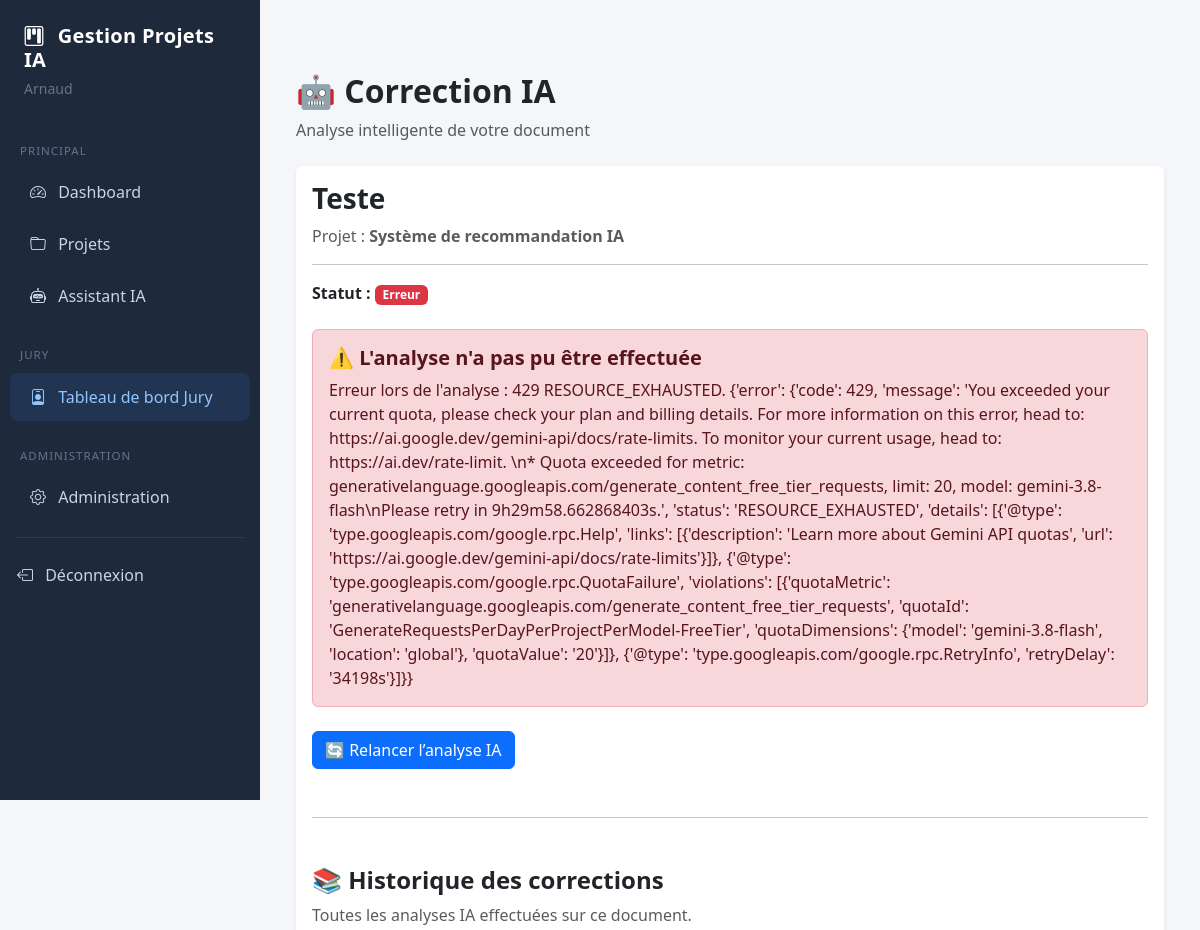
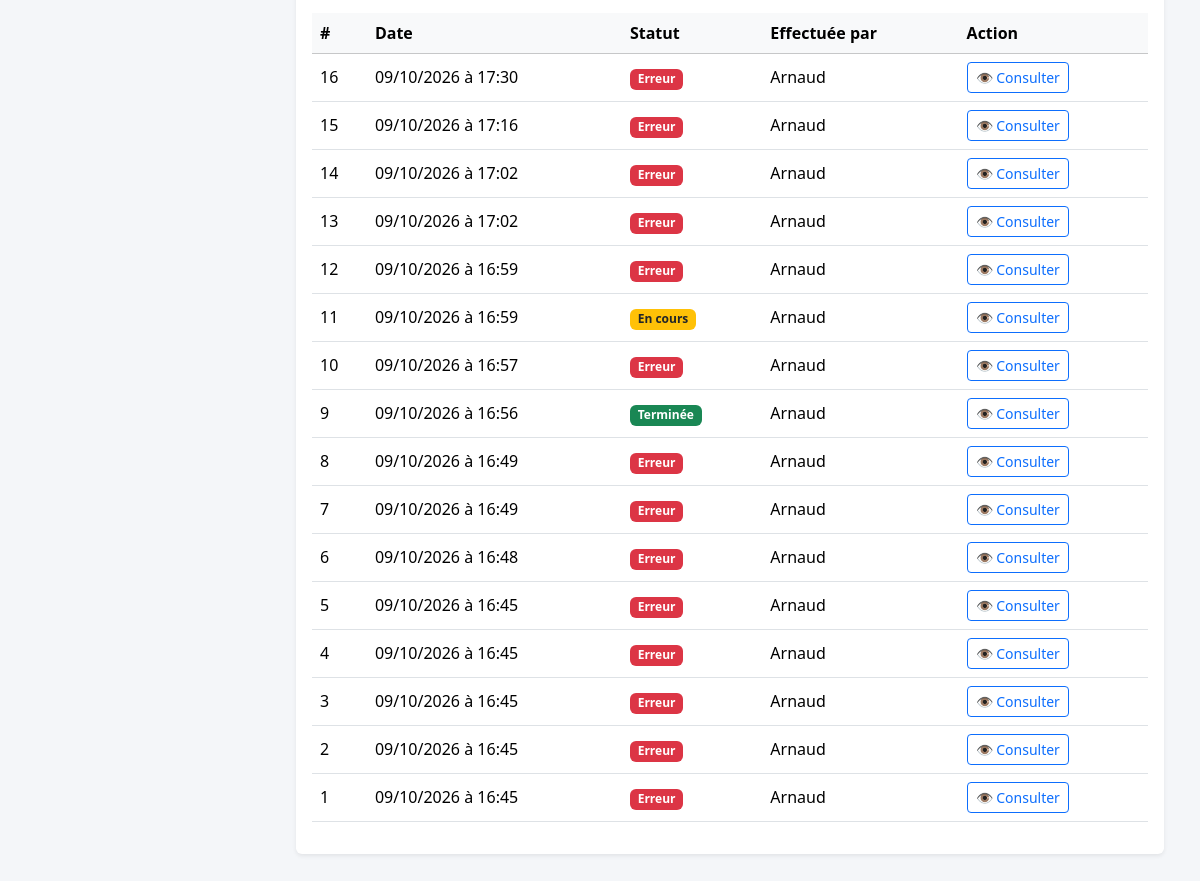
The app's page /correction-ia/document/1/ (signed in) with its own data (2 pictures, top to bottom).
### accounts/models.py (models this page shows, shortened)
class User(AbstractUser):
    class Role(models.TextChoices):
        ADMIN = "ADMIN", "Administrateur"
        ENSEIGNANT = "ENSEIGNANT", "Enseignant"
        ETUDIANT = "ETUDIANT", "Étudiant"
        JURY = "JURY", "Jury"
    role = models.CharField(
        max_length=20,
        choices=Role.choices,
        default=Role.ETUDIANT
    )
    telephone = models.CharField(max_length=20, blank=True, null=True)
    photo = models.ImageField(upload_to="photos/", blank=True, null=True)
    @property
    def is_admin(self):
        return self.role == self.Role.ADMIN or self.is_superuser

### documents/models.py (models this page shows, shortened)
class Document(models.Model):
    class TypeDocument(models.TextChoices):
        CAHIER = "CAHIER", "Cahier des charges"
        RAPPORT = "RAPPORT", "Rapport"
        PRESENTATION = "PRESENTATION", "Présentation"
        CODE = "CODE", "Code source"
        AUTRE = "AUTRE", "Autre"
    class Statut(models.TextChoices):
        DEPOSE = "DEPOSE", "Déposé"
        EN_COURS = "EN_COURS", "En cours de validation"
        VALIDE = "VALIDE", "Validé"
        REFUSE = "REFUSE", "Refusé"
    titre = models.CharField(max_length=255)
    fichier = models.FileField(upload_to="documents/%Y/%m/")
    type_document = models.CharField(
        max_length=20,
        choices=TypeDocument.choices,
        default=TypeDocument.AUTRE
    )
    statut = models.CharField(
        max_length=20,
        choices=Statut.choices,
        default=Statut.DEPOSE
    )
    projet = models.ForeignKey(
        Projet,
        on_delete=models.CASCADE,
        related_name="documents"
    )
    depose_par = models.ForeignKey(
        settings.AUTH_USER_MODEL,
        on_delete=models.CASCADE,
        related_name="documents_deposes"
    )
    date_depot = models.DateTimeField(auto_now_add=True)
    commentaire = models.TextField(blank=True)

### projets/models.py (models this page shows, shortened)
class Projet(models.Model):
    class Statut(models.TextChoices):
        PROPOSITION = "PROPOSITION", "Proposition"
        VALIDE = "VALIDE", "Validé"
        EQUIPE_AFFECTEE = "EQUIPE_AFFECTEE", "Équipe affectée"
        ENCADRANT_AFFECTE = "ENCADRANT_AFFECTE", "Encadrant affecté"
        EN_COURS = "EN_COURS", "En cours"
        LIVRABLES_SOUMIS = "LIVRABLES_SOUMIS", "Livrables soumis"
        VALIDATION_ENCADRANT = "VALIDATION_ENCADRANT", "Validation encadrant"
        SOUTENANCE = "SOUTENANCE", "Soutenance"
        EVALUE = "EVALUE", "Évalué"
        CLOTURE = "CLOTURE", "Clôturé"
        REFUSE = "REFUSE", "Refusé"
    titre = models.CharField(
        max_length=255
    )
    description = models.TextField()
    objectifs = models.TextField(
        blank=True
    )
    statut = models.CharField(
        max_length=30,
        choices=Statut.choices,
        default=Statut.PROPOSITION
    )
    progression = models.PositiveIntegerField(
        default=0
    )
    score_risque = models.PositiveIntegerField(
        default=0
    )
    date_debut = models.DateField(
        default=timezone.now
    )
    date_fin_prevue = models.DateField(
        null=True,
        blank=True
    )
    date_fin_reelle = models.DateField(
        null=True,
        blank=True
    )
    date_creation = models.DateTimeField(
        auto_now_add=True
    )
    date_modification = models.DateTimeField(
        auto_now=True
    )
    createur = models.ForeignKey(
        settings.AUTH_USER_MODEL,
        on_delete=models.CASCADE,
        related_name="projets_crees"
    )
    encadrant = models.ForeignKey(
        settings.AUTH_USER_MODEL,
        on_delete=models.SET_NULL,
        null=True,
        blank=True,
        related_name="projets_encadres",
        limit_choices_to={
            "role": "ENSEIGNANT"
        }
    )
    class Meta:
        ordering = [
            "-date_creation"
        ]

### correction_ia/models.py (models this page shows, shortened)
class CorrectionIA(models.Model):
    class Statut(models.TextChoices):
        EN_ATTENTE = "EN_ATTENTE", "En attente"
        EN_COURS = "EN_COURS", "En cours"
        TERMINEE = "TERMINEE", "Terminée"
        ERREUR = "ERREUR", "Erreur"
    document = models.ForeignKey(
        Document,
        on_delete=models.CASCADE,
        related_name="corrections_ia"
    )
    effectuee_par = models.ForeignKey(
        settings.AUTH_USER_MODEL,
        on_delete=models.CASCADE,
        related_name="corrections_ia"
    )
    statut = models.CharField(
        max_length=20,
        choices=Statut.choices,
        default=Statut.EN_ATTENTE
    )
    resultat = models.TextField(blank=True)
    date_creation = models.DateTimeField(auto_now_add=True)
    date_modification = models.DateTimeField(auto_now=True)

### correction_ia/views.py (the view)
@login_required
def corriger_document(request, document_id):
    document = get_object_or_404(
        Document,
        pk=document_id
    )
    correction = (
        CorrectionIA.objects
        .filter(document=document)
        .order_by("-date_creation")
        .first()
    )
    if not correction:
        correction = lancer_correction_ia(
            document,
            request.user
        )
    corrections = (
        CorrectionIA.objects
        .filter(document=document)
        .order_by("-date_creation")
    )
    return render(
        request,
        "correction_ia/correction.html",
        {
            "document": document,
            "correction": correction,
            "corrections": corrections,
        }
    )

### templates/correction_ia/correction.html (shortened to what this page needs)
{% extends "base.html" %}
{% block content %}
<div class="container py-5">
    <div class="mb-4">
        <h2 class="fw-bold">🤖 Correction IA</h2>
        <p class="text-muted">
            Analyse intelligente de votre document
        </p>
    </div>
    <div class="card shadow-sm border-0">
        <div class="card-body">
            <h3 class="fw-bold">
                {{ document.titre }}
            </h3>
            <p class="text-muted">
                Projet :
                <strong>
                    {{ document.projet.titre }}
                </strong>
            </p>
            <hr>
            <p>
                <strong>Statut :</strong>
                {% if correction.statut == "TERMINEE" %}
                    <span class="badge bg-success">
                        Terminée
                    </span>
                {% elif correction.statut == "EN_COURS" %}
                    <span class="badge bg-warning text-dark">
                        En cours
                    </span>
                {% elif correction.statut == "ERREUR" %}
                    <span class="badge bg-danger">
                        Erreur
                    </span>
                {% else %}
                    <span class="badge bg-secondary">
                        En attente
                    </span>
                {% endif %}
            </p>
            {% if correction.statut == "TERMINEE" %}
                <div class="mt-4">
                    <h4 class="fw-bold">
                        📊 Résultat de l'analyse
                    </h4>
                    <div class="card bg-light border-0 mt-3">
                        <div class="card-body">
                            <div style="white-space: pre-wrap;">
                                {{ correction.resultat }}
                            </div>
                        </div>
                    </div>
                </div>
            {% elif correction.statut == "ERREUR" %}
                <div class="alert alert-danger mt-4">
                    <h5 class="fw-bold">
                        ⚠️ L'analyse n'a pas pu être effectuée
                    </h5>
                    <p class="mb-0">
                        {{ correction.resultat }}
                    </p>
                </div>
            {% elif correction.statut == "EN_COURS" %}
                <div class="alert alert-info mt-4">
                    ⏳ L'analyse du document est en cours.
                </div>
            {% else %}
                <div class="alert alert-secondary mt-4">
                    L'analyse est en attente.
                </div>
            {% endif %}
            <div class="mt-4">
                <form
                    method="post"
                    action="{% url 'relancer_correction_ia' document.id %}"
                >
                    <button
                        type="submit"
                        class="btn btn-primary"
                    >
                        🔄 Relancer l’analyse IA
                    </button>
                    <hr class="my-5">
<div class="mt-4">
    <h4 class="fw-bold">
        📚 Historique des corrections
    </h4>
    <p class="text-muted">
        Toutes les analyses IA effectuées sur ce document.
    </p>
    {% if corrections %}
        <div class="table-responsive">
            <table class="table table-hover align-middle">
                <thead class="table-light">
                    <tr>
                        <th>#</th>
                        <th>Date</th>
                        <th>Statut</th>
                        <th>Effectuée par</th>
                        <th>Action</th>
                    </tr>
                </thead>
                <tbody>
                    {% for item in corrections %}
                        <tr>
                            <td>
                                {{ item.id }}
                            </td>
                            <td>
                                {{ item.date_creation|date:"d/m/Y à H:i" }}
                            </td>
                            <td>
                                {% if item.statut == "TERMINEE" %}
                                    <span class="badge bg-success">
                                        Terminée
                                    </span>
                                {% elif item.statut == "EN_COURS" %}
                                    <span class="badge bg-warning text-dark">
                                        En cours
                                    </span>
                                {% elif item.statut == "ERREUR" %}
                                    <span class="badge bg-danger">
                                        Erreur
                                    </span>
                                {% else %}
                                    <span class="badge bg-secondary">
                                        En attente
                                    </span>
                                {% endif %}
                            </td>
                            <td>
                                {{ item.effectuee_par.username }}
                            </td>
                            <td>
                                <a
                                    href="{% url 'voir_correction_ia' item.id %}"
                                    class="btn btn-sm btn-outline-primary"
                                >
                                    👁️ Consulter
                                </a>
                            </td>
                        </tr>
                    {% endfor %}
                </tbody>
            </table>
        </div>
    {% else %}
        <div class="alert alert-secondary">
            Aucune correction IA n'a encore été effectuée.
        </div>
    {% endif %}
</div>
                </form>
            </div>
        </div>
    </div>
</div>
{% endblock %}

### templates/base.html (shortened to what this page needs)
<!DOCTYPE html>
<html lang="fr">
<head>
    <link
        href="https://cdn.jsdelivr.net/npm/bootstrap@5.3.3/dist/css/bootstrap.min.css"
        rel="stylesheet"
    >
    <link
        href="https://cdn.jsdelivr.net/npm/bootstrap-icons@1.11.3/font/bootstrap-icons.min.css"
        rel="stylesheet"
    >
</head>
<body>
{% if user.is_authenticated %}
<aside
    class="sidebar"
    id="sidebar"
>
    <div class="p-4">
        <div class="d-flex justify-content-between align-items-start">
            <div>
                <h5 class="fw-bold sidebar-title mb-1 text-white">
                    <i class="bi bi-kanban me-2"></i>
                    Gestion Projets IA
                </h5>
                <small class="text-secondary">
                    {{ user.get_full_name|default:user.username }}
                </small>
            </div>
        </div>
    </div>
    <nav class="mt-2">
        <div class="menu-section">
            Principal
        </div>
        <a
            href="{% url 'dashboard' %}"
            class="{% if request.resolver_match.url_name == 'dashboard' %}active{% endif %}"
        >
            <i class="bi bi-speedometer2 me-2"></i>
            Dashboard
        </a>
        <a
            href="{% url 'liste_projets' %}"
            class="{% if 'projet' in request.resolver_match.url_name %}active{% endif %}"
        >
            <i class="bi bi-folder me-2"></i>
            Projets
        </a>
        <a href="{% url 'chatbot' %}">
            <i class="bi bi-robot me-2"></i>
            Assistant IA
        </a>
        {% if user.role == "JURY" or user.role == "ADMIN" or user.is_admin or user.is_superuser %}
            <div class="menu-section mt-3">
                Jury
            </div>
            <a
                href="{% url 'jury:dashboard' %}"
                class="jury-link {% if request.resolver_match.namespace == 'jury' %}active{% endif %}"
            >
                <i class="bi bi-person-badge me-2"></i>
                Tableau de bord Jury
            </a>
        {% endif %}
        {% if user.role == "ADMIN" or user.is_admin or user.is_superuser %}
            <div class="menu-section mt-3">
                Administration
            </div>
            <a
                href="/admin/"
                target="_blank"
            >
                <i class="bi bi-gear me-2"></i>
                Administration
            </a>
        {% endif %}
        <hr class="border-secondary mx-3">
        <form
            method="post"
            action="{% url 'logout' %}"
            class="d-inline"
        >
            <button
                type="submit"
                class="btn btn-link text-decoration-none text-start w-100 px-3 py-2"
                style="color: #cbd5e1 !important;"
            >
                <i class="bi bi-box-arrow-left me-2"></i>
                Déconnexion
            </button>
        </form>
    </nav>
</aside>
<main class="main-content">
    {% block content %}{% endblock %}
</main>
{% else %}
{% block auth_content %}{% endblock %}
{% endif %}
</body>
</html>

### templates/base.html (style rules this page uses)
body { background-color: #f4f6f9; overflow-x: hidden; }
.sidebar { width: 260px; min-height: 100vh; background: #1e293b; position: fixed; top: 0; left: 0; z-index: 1050; transition: transform 0.3s ease; overflow-y: auto; }
.sidebar a { color: #cbd5e1; text-decoration: none; display: block; padding: 12px 20px; border-radius: 8px; margin: 4px 10px; transition: all 0.2s ease; }
.sidebar .jury-link { background: rgba(59, 130, 246, 0.12); color: #93c5fd; }
.sidebar-title { letter-spacing: 0.3px; }
.menu-section { font-size: 0.72rem; text-transform: uppercase; letter-spacing: 1px; color: #64748b; padding: 10px 20px 5px; }
.main-content { margin-left: 260px; min-height: 100vh; padding: 24px; transition: margin-left 0.3s ease; }
.card { border: none; box-shadow: 0 2px 8px rgba(0, 0, 0, 0.06); }

### records on screen
User: get_full_name "Arnaud"
Document: titre "Teste", projet.titre "Système de recommandation IA"
CorrectionIA: resultat "Erreur lors de l'analyse : 429 RESOURCE_EXHAUSTED. {'error': {'code': 429, 'message': 'You exceeded your current quota, please check your plan and billing details. For more information on this error, head to: https://ai.google.dev/gemini-api/docs/rate-limits. To monitor your current usage, head to: https://ai.dev/rate-limit. \\n* Quota exceeded for metric: generativelanguage.googleapis.com/generate_content_free_tier_requests, limit: 20, model: gemini-3.8-flash\\nPlease retry in 9h29m58.662868403s.', 'status': 'RESOURCE_EXHAUSTED', 'details': [{'@type': 'type.googleapis.com/google.rpc.Help', 'links': [{'description': 'Learn more about Gemini API quotas', 'url':…", id "16", date_creation "09/10/2026 à 17:30", statut "Erreur", effectuee_par.username "Arnaud"
CorrectionIA: id "15", date_creation "09/10/2026 à 17:16", statut "Erreur", effectuee_par.username "Arnaud"
CorrectionIA: id "14", date_creation "09/10/2026 à 17:02", statut "Erreur", effectuee_par.username "Arnaud"
CorrectionIA: id "13", date_creation "09/10/2026 à 17:02", statut "Erreur", effectuee_par.username "Arnaud"
CorrectionIA: id "12", date_creation "09/10/2026 à 16:59", statut "Erreur", effectuee_par.username "Arnaud"
CorrectionIA: id "11", date_creation "09/10/2026 à 16:59", statut "En cours", effectuee_par.username "Arnaud"
CorrectionIA: id "10", date_creation "09/10/2026 à 16:57", statut "Erreur", effectuee_par.username "Arnaud"
CorrectionIA: id "9", date_creation "09/10/2026 à 16:56", statut "Terminée", effectuee_par.username "Arnaud"
CorrectionIA: id "8", date_creation "09/10/2026 à 16:49", statut "Erreur", effectuee_par.username "Arnaud"
CorrectionIA: id "7", date_creation "09/10/2026 à 16:49", statut "Erreur", effectuee_par.username "Arnaud"
CorrectionIA: id "6", date_creation "09/10/2026 à 16:48", statut "Erreur", effectuee_par.username "Arnaud"
CorrectionIA: id "5", date_creation "09/10/2026 à 16:45", statut "Erreur", effectuee_par.username "Arnaud"
CorrectionIA: id "4", date_creation "09/10/2026 à 16:45", statut "Erreur", effectuee_par.username "Arnaud"
CorrectionIA: id "3", date_creation "09/10/2026 à 16:45", statut "Erreur", effectuee_par.username "Arnaud"
CorrectionIA: id "2", date_creation "09/10/2026 à 16:45", statut "Erreur", effectuee_par.username "Arnaud"
CorrectionIA: id "1", date_creation "09/10/2026 à 16:45", statut "Erreur", effectuee_par.username "Arnaud"
